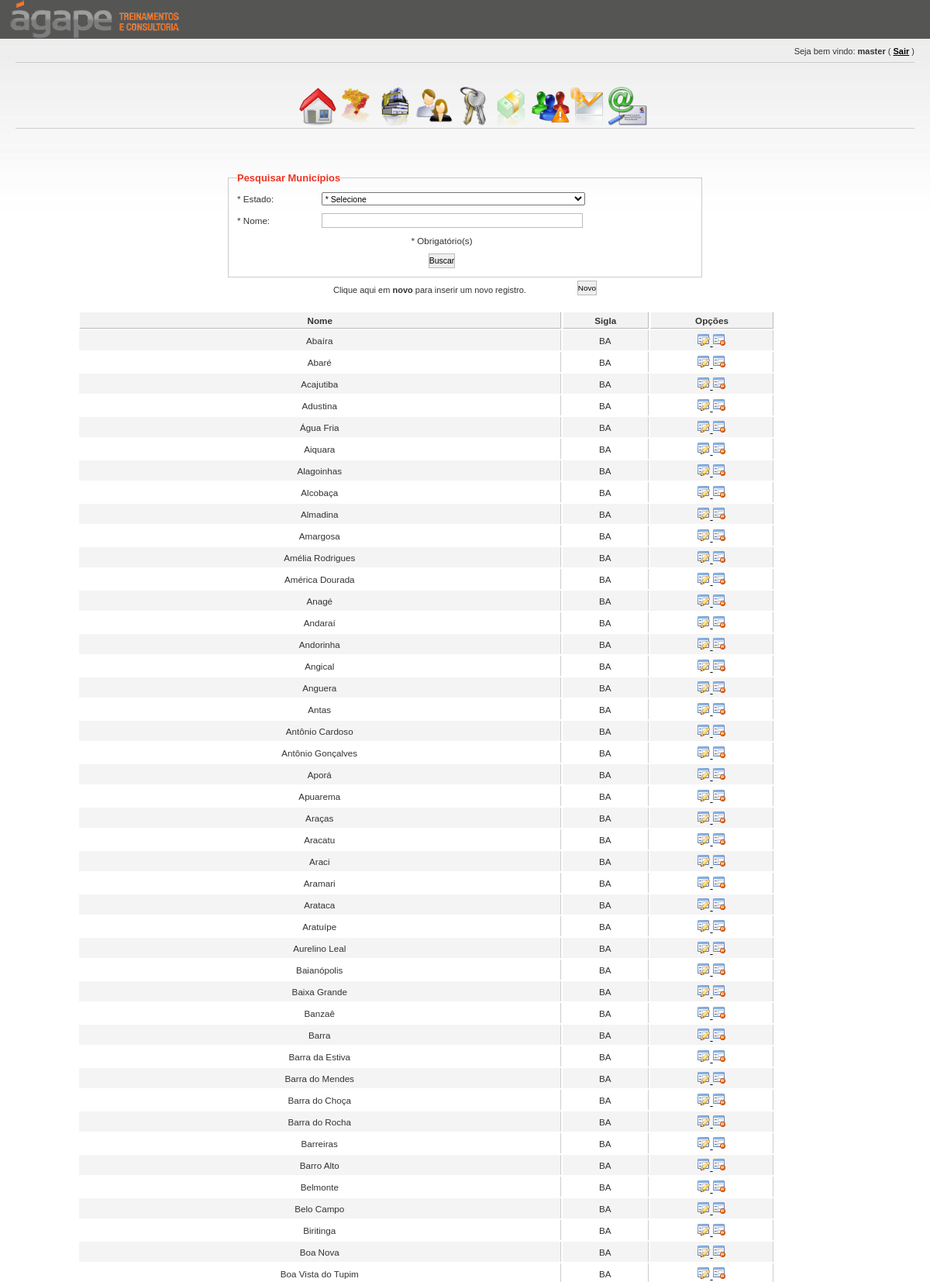
/views/principal.php?view=municipios&link=index (signed in, upper part), run on the app's committed database.
### tables this page shows
CREATE TABLE `municipios` (
  `id` int(10) unsigned NOT NULL auto_increment,
  `estado_id` int(10) unsigned NOT NULL,
  `nome` varchar(255) NOT NULL,
  PRIMARY KEY  (`id`),
  KEY `municipios_ibfk_1` (`estado_id`),
  CONSTRAINT `municipios_ibfk_1` FOREIGN KEY (`estado_id`) REFERENCES `estados` (`id`)
);

CREATE TABLE `estados` (
  `id` int(10) unsigned NOT NULL auto_increment,
  `nome` varchar(255) NOT NULL,
  `sigla` char(3) default NULL,
  PRIMARY KEY  (`id`)
);

### views/municipios/index.php (the view, shortened to what this page needs)
<form name="form1" method="post" action="<?php echo $path?>&link=index">
    <fieldset id="pesquisar">
    <legend>Pesquisar Municípios</legend>
    <table>
        <tr>
            <td style="text-align:left;">* Estado:</td>
            <td style="text-align: left;">
                <select name="estado_id" style="width:340px;">
                <option value=''>* Selecione</option>
                </select>
            </td>
        </tr>
        <tr>
            <td style="width:20%; text-align:left;">* Nome:</td>
            <td>
            	<input type="text" name="nome">
            </td>
        </tr>
        <tr>
            <td colspan="2">* Obrigat&oacute;rio(s)</td>
        </tr>
        <tr class="actions">
            <td colspan="2"><input type="submit" value="Buscar" class="botao" ></td>
        </tr>
    </table>
    </fieldset>
</form>
   <div id="novo">
       <input style="float:right;margin-top:-6px;"onclick="location.href='<?php echo $path?>&link=add'" type="button" name="novo" value="Novo" style="font-size: 100%;"/>
       Clique aqui em <b>novo</b> para inserir um novo registro.
   </div>
   <?php
   $sql = "SELECT";
   $sql.= "   m.id";
   $sql.= "  ,m.nome";
   $sql.= "  ,e.sigla";
   $sql.= " FROM";
   $sql.= "  municipios m";
   $sql.= "  ,estados e";
   $sql.= " WHERE ";
   $sql.= "   m.estado_id = e.id ";
   $sql.= " ORDER BY e.nome, m.nome";
   $rs = mysql_query($sql) or die(mysql_error());
   ?>
   <div id="resultado">
    <table>
        <tr>
            <th>Nome</th>
            <th>Sigla</th>
            <th>Op&ccedil;&otilde;es</th>
        </tr>
        <?php
        while($row = mysql_fetch_object($rs)){
        ?>
	        <tr <?php echo ($i % 2 == 0) ? 'class="altrow"' : 'class=""'; ?>>
	            <td><?php echo $row->nome?></td>
	            <td><?php echo $row->sigla?></td>
	            <td style="width:150px">
					<a href="<?php echo $path?>&link=edit&id=<?php echo $row->id?>">
						<img src="../img/actions/edit.png" title="Editar" alt="" />
					</a>
					<a href="<?php echo $path?>&link=index&id=<?php echo $row->id?>&acao=3&operacao=2" onclick="return confirm('Deseja realmente deletar o registro');">
						<img src="../img/actions/delete.png" title="Deletar" alt="" />
					</a>
	            </td>
	        </tr>
        <?php
        	$i++;
        }
        ?>
    </table>
   </div>

### css/newsletter.generic.css (style rules this page uses)
* { margin:0; padding:0; }
body { background: #6F6F6F; color: #fff; font-family:'lucida grande',verdana,helvetica,arial,sans-serif; font-size:90%; margin: 0; }
a { color: black; text-decoration: underline; font-weight: bold; }
a img { border:none; }
#novo { width: 340px; margin-left: auto; margin-right: auto; margin-bottom: 20px; margin-top:10px; font-size: 85%; }
#resultado { width: 1000px; margin-left: auto; margin-right: auto; margin-top: 20px; }
table {  border:1px solid #ccc; border-right:0; clear: both; color: #333; margin-bottom: 10px; width: 90%; font-size: 90%; }
th { background: #f2f2f2; border:1px solid #bbb; border-top: 1px solid #fff; border-left: 1px solid #fff; text-align: center; height:20px; }
table tr td { border-right: 1px solid #ccc; padding: 4px; text-align: center; vertical-align: middle; }
table tr.altrow td { background: #f4f4f4; }
form { clear: both; margin: 0px; padding: 0px; }
fieldset { border: 1px solid #ccc; padding:5px; margin-bottom: 10px; }
fieldset table { border:none; background-color: transparent; margin:0px; }
fieldset table tr { border: none; background-color: transparent; }
fieldset table tr td { border: none; background-color: transparent; }
fieldset legend { color: #e32; font-size: 100%; font-weight: bold; margin-left:6px; }
fieldset#pesquisar { width: 600px; margin-left: auto; margin-right: auto; }
input, textarea { clear: both; display: block; font-size: 90%; font-family: "frutiger linotype", "lucida grande", "verdana", sans-serif; padding-top:3px; padding-bottom:3px; border: 0.1em solid #BBBBBB; width:80%; }
select { clear: both; font-size: 90%; vertical-align: text-bottom; padding-top: 2px; margin: 0px; width:80%; }
option { font-size: 120%; padding: 0 3px; }
input[type=submit] { display: inline; font-size: 90%; width: auto; vertical-align: bottom; border: 0.1em solid #BBBBBB; cursor: pointer; padding-top:3px; padding-bottom:3px; }
input[type=button] { display: inline; font-size: 90%; width: auto; vertical-align: bottom; border: 0.1em solid #BBBBBB; cursor: pointer; padding-top:3px; padding-bottom:3px; }

### data on the page
municipios: nome "Abaíra", estado.sigla "BA"
municipios: nome "Abaré", estado.sigla "BA"
municipios: nome "Acajutiba", estado.sigla "BA"
municipios: nome "Adustina", estado.sigla "BA"
municipios: nome "Água Fria", estado.sigla "BA"
municipios: nome "Aiquara", estado.sigla "BA"
municipios: nome "Alagoinhas", estado.sigla "BA"
municipios: nome "Alcobaça", estado.sigla "BA"
municipios: nome "Almadina", estado.sigla "BA"
municipios: nome "Amargosa", estado.sigla "BA"
municipios: nome "Amélia Rodrigues", estado.sigla "BA"
municipios: nome "América Dourada", estado.sigla "BA"
municipios: nome "Anagé", estado.sigla "BA"
municipios: nome "Andaraí", estado.sigla "BA"
municipios: nome "Andorinha", estado.sigla "BA"
municipios: nome "Angical", estado.sigla "BA"
municipios: nome "Anguera", estado.sigla "BA"
municipios: nome "Antas", estado.sigla "BA"
municipios: nome "Antônio Cardoso", estado.sigla "BA"
municipios: nome "Antônio Gonçalves", estado.sigla "BA"
municipios: nome "Aporá", estado.sigla "BA"
municipios: nome "Apuarema", estado.sigla "BA"
municipios: nome "Araças", estado.sigla "BA"
municipios: nome "Aracatu", estado.sigla "BA"
municipios: nome "Araci", estado.sigla "BA"
municipios: nome "Aramari", estado.sigla "BA"
municipios: nome "Arataca", estado.sigla "BA"
municipios: nome "Aratuípe", estado.sigla "BA"
municipios: nome "Aurelino Leal", estado.sigla "BA"
municipios: nome "Baianópolis", estado.sigla "BA"
municipios: nome "Baixa Grande", estado.sigla "BA"
municipios: nome "Banzaê", estado.sigla "BA"
municipios: nome "Barra", estado.sigla "BA"
municipios: nome "Barra da Estiva", estado.sigla "BA"
municipios: nome "Barra do Mendes", estado.sigla "BA"
municipios: nome "Barra do Choça", estado.sigla "BA"
municipios: nome "Barra do Rocha", estado.sigla "BA"
municipios: nome "Barreiras", estado.sigla "BA"
municipios: nome "Barro Alto", estado.sigla "BA"
municipios: nome "Belmonte", estado.sigla "BA"
municipios: nome "Belo Campo", estado.sigla "BA"
municipios: nome "Biritinga", estado.sigla "BA"
municipios: nome "Boa Nova", estado.sigla "BA"
municipios: nome "Boa Vista do Tupim", estado.sigla "BA"

### other printed values
$_SESSION['dados']['usuario']["login"] "master"
